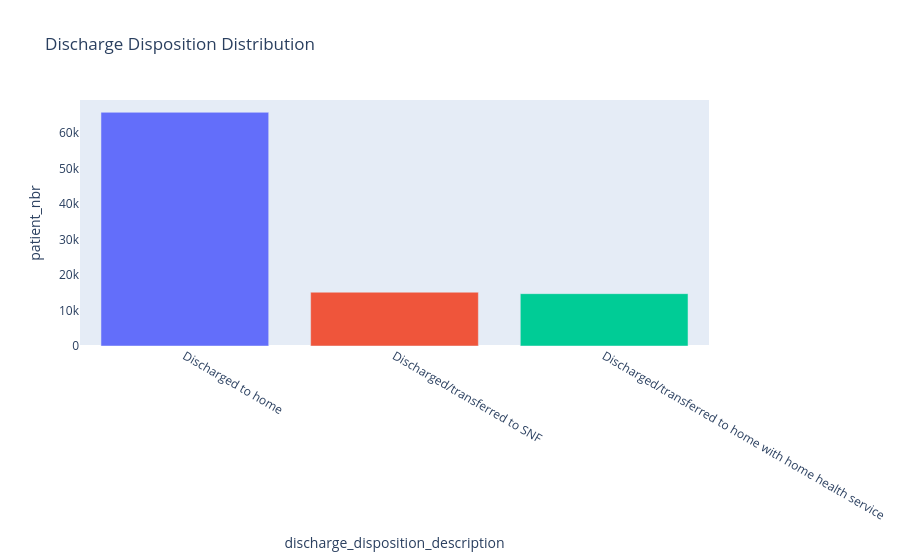

The notebook cell saved with this chart:
### Code cell
# visualize discharge_disposition_description : Top Three
fig = px.bar(patient_discharge_disposition_type.head(3), x='discharge_disposition_description'
             ,y='patient_nbr', hover_data='pct_discharge_disposition', color='discharge_disposition_description'
            ,title='Discharge Disposition Distribution')

fig.update_layout(showlegend=False)
fig.update_xaxes(showgrid=False)
fig.update_yaxes(showgrid=False)

fig.show()

### Figure 1 — Plotly figure (JSON) as saved in the notebook; plotly's stock layout.template omitted (floating-point values rounded to 4 significant figures)
{"data": [{"customdata": [[58.9]], "hovertemplate": "discharge_disposition_description=%{x}<br>patient_nbr=%{y}<br>pct_discharge_disposition=%{customdata[0]}<extra></extra>", "legendgroup": "Discharged to home", "marker": {"color": "#636efa", "pattern": {"shape": ""}}, "name": "Discharged to home", "orientation": "v", "showlegend": true, "textposition": "auto", "type": "bar", "x": ["Discharged to home"], "xaxis": "x", "y": [65882], "yaxis": "y"}, {"customdata": [[13.6]], "hovertemplate": "discharge_disposition_description=%{x}<br>patient_nbr=%{y}<br>pct_discharge_disposition=%{customdata[0]}<extra></extra>", "legendgroup": "Discharged/transferred to SNF", "marker": {"color": "#EF553B", "pattern": {"shape": ""}}, "name": "Discharged/transferred to SNF", "orientation": "v", "showlegend": true, "textposition": "auto", "type": "bar", "x": ["Discharged/transferred to SNF"], "xaxis": "x", "y": [15165], "yaxis": "y"}, {"customdata": [[13.2]], "hovertemplate": "discharge_disposition_description=%{x}<br>patient_nbr=%{y}<br>pct_discharge_disposition=%{customdata[0]}<extra></extra>", "legendgroup": "Discharged/transferred to home with home health service", "marker": {"color": "#00cc96", "pattern": {"shape": ""}}, "name": "Discharged/transferred to home with home health service", "orientation": "v", "showlegend": true, "textposition": "auto", "type": "bar", "x": ["Discharged/transferred to home with home health service"], "xaxis": "x", "y": [14755], "yaxis": "y"}], "layout": {"barmode": "relative", "legend": {"title": {"text": "discharge_disposition_description"}, "tracegroupgap": 0}, "showlegend": false, "title": {"text": "Discharge Disposition Distribution"}, "xaxis": {"anchor": "y", "categoryarray": ["Discharged to home", "Discharged/transferred to SNF", "Discharged/transferred to home with home health service"], "categoryorder": "array", "domain": [0, 1], "showgrid": false, "title": {"text": "discharge_disposition_description"}}, "yaxis": {"anchor": "x", "domain": [0, 1], "showgrid": false, "title": {"text": "patient_nbr"}}}}
